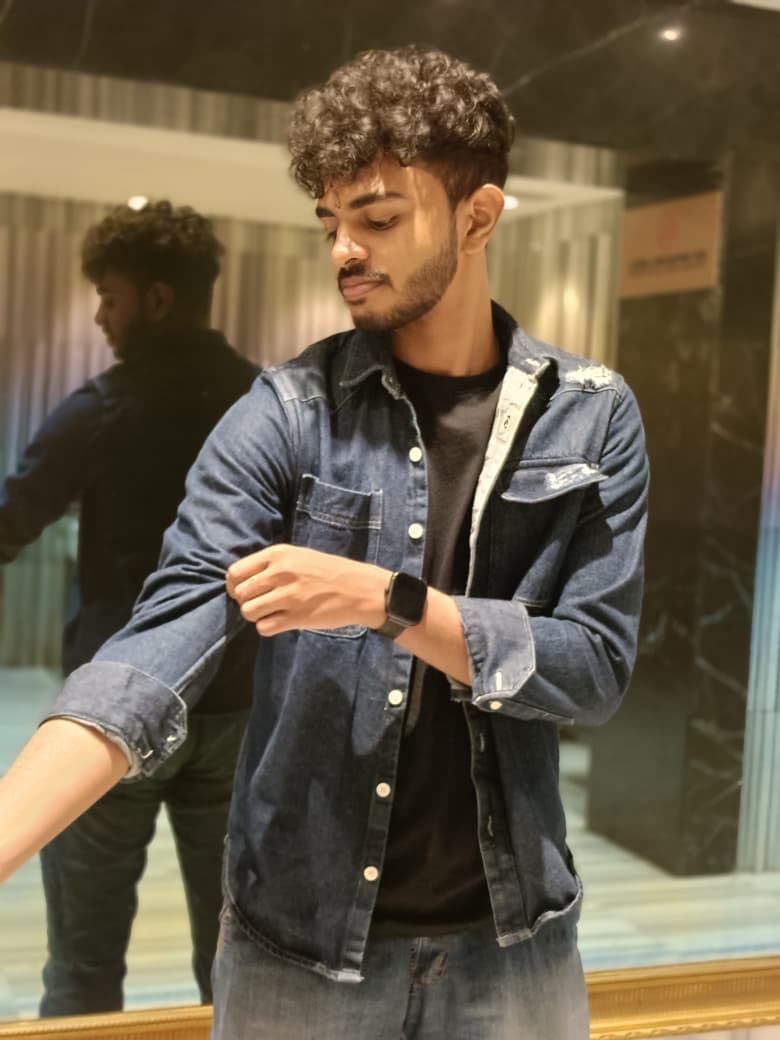
#> input picture dp.jpg, 780 x 1040 px
$ jupyter execute 'Exp-6 (2).ipynb'   (older library calls are emulated)
#> lines starting #> are read from the running program, lines starting #| are printed output that depends on the picture
# Edge-Detection-opencv
## Name: Renick Fabian Rajesh
## Register No: 212224230227

[cell 1]
import cv2
import numpy as np
import matplotlib.pyplot as plt

image = cv2.imread('dp.jpg')
#> image is the input picture: shape (1040, 780, 3); mean B, G, R 72, 92.2, 104.1
gray_image = cv2.cvtColor(image, cv2.COLOR_BGR2GRAY)
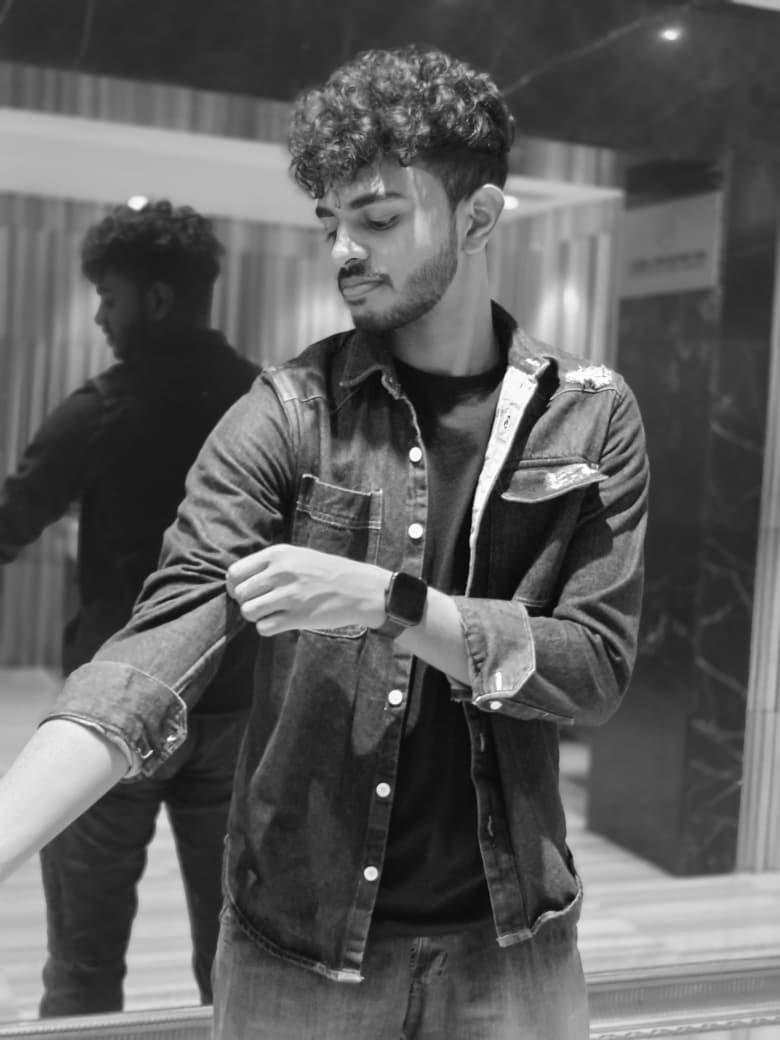
#> gray_image: shape (1040, 780); min 1, max 255, mean 93.5

plt.imshow(cv2.cvtColor(image, cv2.COLOR_BGR2RGB))
plt.title('Original Image')
plt.axis('off')

[cell 2]
sobel_x = cv2.Sobel(gray_image, cv2.CV_64F, 1, 0, ksize=5)
sobel_y = cv2.Sobel(gray_image, cv2.CV_64F, 0, 1, ksize=5)
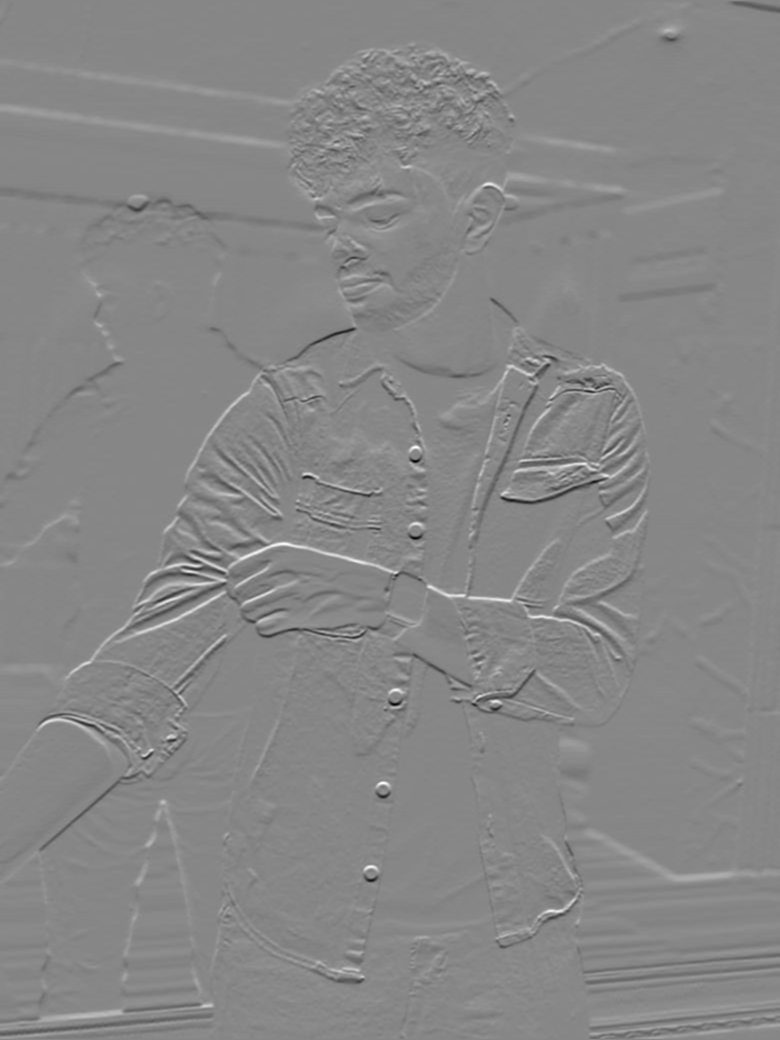
#> sobel_y: shape (1040, 780) float64; min -9194, max 8184, mean 9.1; drawn with min black and max white
sobel_combined = cv2.magnitude(sobel_x, sobel_y)
plt.imshow(sobel_combined, cmap='gray')
plt.title('Sobel Edge Detection')
plt.axis('off')

[cell 3]
laplacian = cv2.Laplacian(gray_image, cv2.CV_64F)
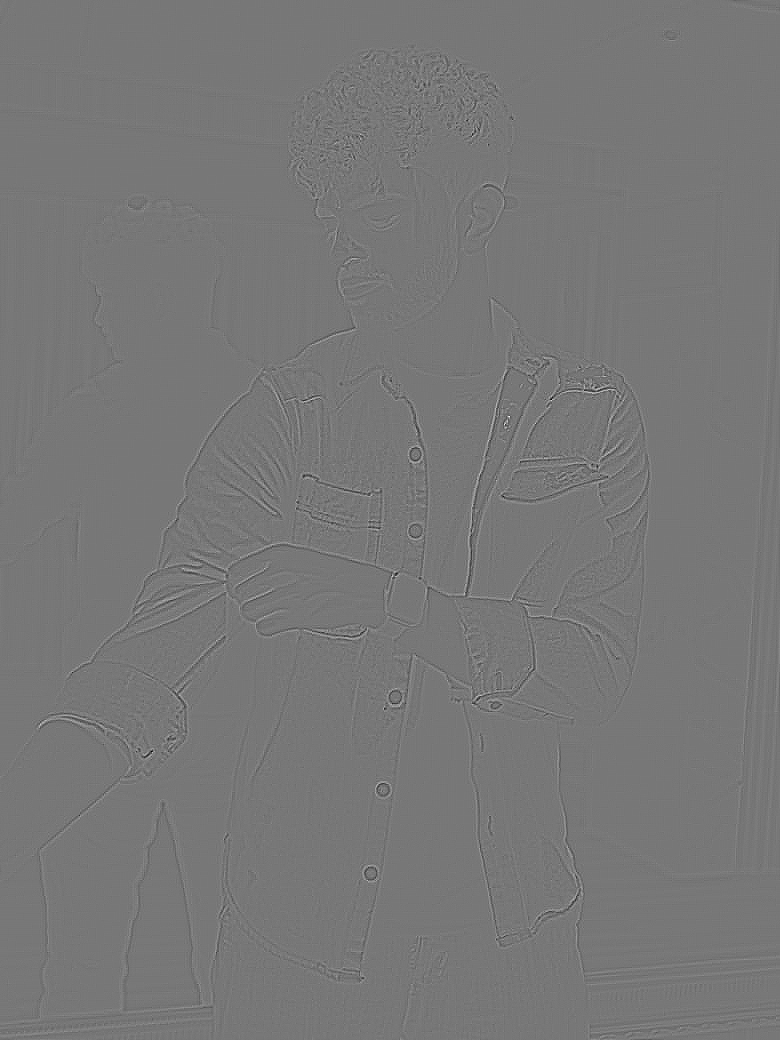
#> laplacian: shape (1040, 780) float64; min -201, max 227, mean 0; drawn with min black and max white
plt.imshow(laplacian, cmap='gray')
plt.title('Laplacian Edge Detection')
plt.axis('off')

[cell 4]
canny_edges = cv2.Canny(gray_image, 50, 150)
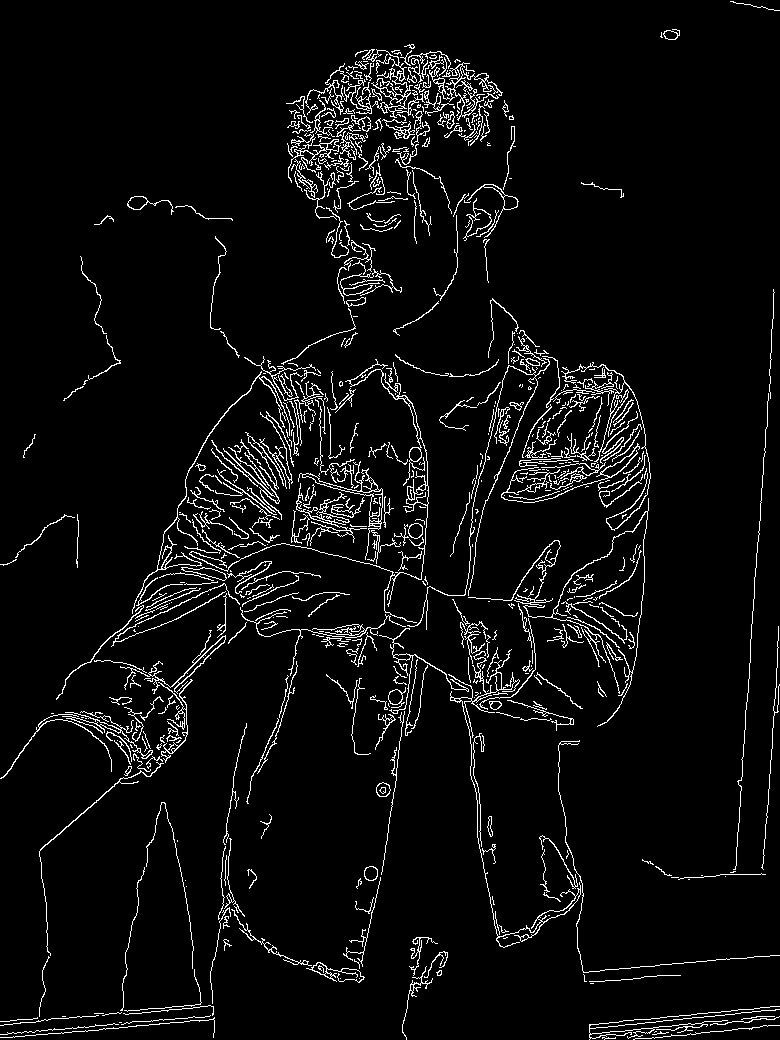
#> canny_edges: shape (1040, 780); 5% white in thin lines or dots
plt.imshow(canny_edges, cmap='gray')
plt.title('Canny Edge Detection')
plt.axis('off')

[cell 5]
image = cv2.imread("dp.jpg")

gray = cv2.cvtColor(image, cv2.COLOR_BGR2GRAY)
prewitt_x = np.array([[1, 0, -1],
                      [1, 0, -1],
                      [1, 0, -1]])

prewitt_y = np.array([[1, 1, 1],
                      [0, 0, 0],
                      [-1, -1, -1]])

prewitt_x_edge = cv2.filter2D(gray, -1, prewitt_x)
prewitt_y_edge = cv2.filter2D(gray, -1, prewitt_y)
prewitt = cv2.magnitude(prewitt_x_edge.astype(np.float32),
                        prewitt_y_edge.astype(np.float32))
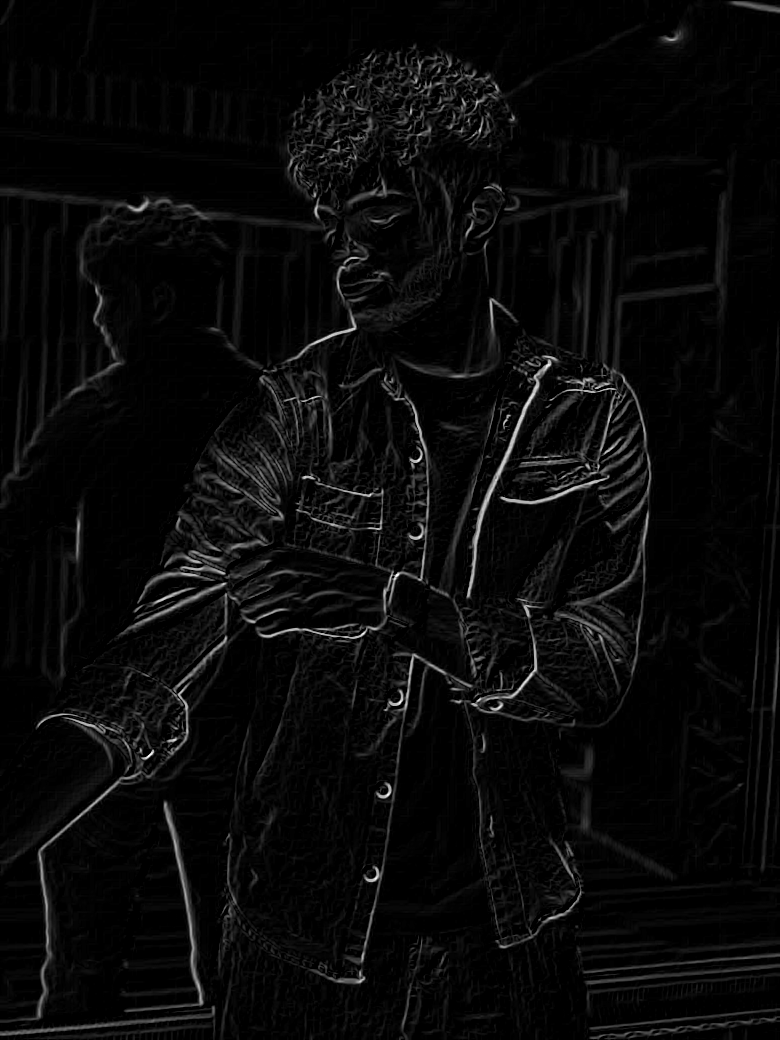
#> prewitt: shape (1040, 780) float32; min 0, max 360.6, mean 13.6; drawn with min black and max white

plt.imshow(canny_edges, cmap='gray')
plt.title('Prewitt Edge Detection')
plt.axis('off')
